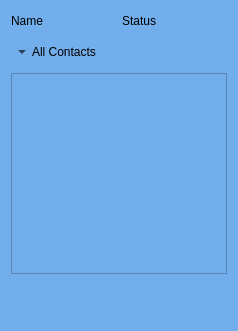
<?xml version="1.0" encoding="UTF-8"?>
<ui version="4.0">
 <class>MobileIM</class>
 <widget class="QWidget" name="MobileIM">
  <property name="geometry">
   <rect>
    <x>0</x>
    <y>0</y>
    <width>230</width>
    <height>331</height>
   </rect>
  </property>
  <property name="palette">
   <palette>
    <active>
     <colorrole role="WindowText">
      <brush brushstyle="SolidPattern">
       <color alpha="255">
        <red>0</red>
        <green>0</green>
        <blue>0</blue>
       </color>
      </brush>
     </colorrole>
     <colorrole role="Button">
      <brush brushstyle="SolidPattern">
       <color alpha="255">
        <red>115</red>
        <green>174</green>
        <blue>236</blue>
       </color>
      </brush>
     </colorrole>
     <colorrole role="Light">
      <brush brushstyle="SolidPattern">
       <color alpha="255">
        <red>224</red>
        <green>239</green>
        <blue>255</blue>
       </color>
      </brush>
     </colorrole>
     <colorrole role="Midlight">
      <brush brushstyle="SolidPattern">
       <color alpha="255">
        <red>169</red>
        <green>206</green>
        <blue>245</blue>
       </color>
      </brush>
     </colorrole>
     <colorrole role="Dark">
      <brush brushstyle="SolidPattern">
       <color alpha="255">
        <red>57</red>
        <green>87</green>
        <blue>118</blue>
       </color>
      </brush>
     </colorrole>
     <colorrole role="Mid">
      <brush brushstyle="SolidPattern">
       <color alpha="255">
        <red>76</red>
        <green>116</green>
        <blue>157</blue>
       </color>
      </brush>
     </colorrole>
     <colorrole role="Text">
      <brush brushstyle="SolidPattern">
       <color alpha="255">
        <red>0</red>
        <green>0</green>
        <blue>0</blue>
       </color>
      </brush>
     </colorrole>
     <colorrole role="BrightText">
      <brush brushstyle="SolidPattern">
       <color alpha="255">
        <red>255</red>
        <green>255</green>
        <blue>255</blue>
       </color>
      </brush>
     </colorrole>
     <colorrole role="ButtonText">
      <brush brushstyle="SolidPattern">
       <color alpha="255">
        <red>0</red>
        <green>0</green>
        <blue>0</blue>
       </color>
      </brush>
     </colorrole>
     <colorrole role="Base">
      <brush brushstyle="SolidPattern">
       <color alpha="255">
        <red>255</red>
        <green>255</green>
        <blue>255</blue>
       </color>
      </brush>
     </colorrole>
     <colorrole role="Window">
      <brush brushstyle="SolidPattern">
       <color alpha="255">
        <red>115</red>
        <green>174</green>
        <blue>236</blue>
       </color>
      </brush>
     </colorrole>
     <colorrole role="Shadow">
      <brush brushstyle="SolidPattern">
       <color alpha="255">
        <red>0</red>
        <green>0</green>
        <blue>0</blue>
       </color>
      </brush>
     </colorrole>
     <colorrole role="AlternateBase">
      <brush brushstyle="SolidPattern">
       <color alpha="255">
        <red>185</red>
        <green>214</green>
        <blue>245</blue>
       </color>
      </brush>
     </colorrole>
     <colorrole role="ToolTipBase">
      <brush brushstyle="SolidPattern">
       <color alpha="255">
        <red>255</red>
        <green>255</green>
        <blue>220</blue>
       </color>
      </brush>
     </colorrole>
     <colorrole role="ToolTipText">
      <brush brushstyle="SolidPattern">
       <color alpha="255">
        <red>0</red>
        <green>0</green>
        <blue>0</blue>
       </color>
      </brush>
     </colorrole>
    </active>
    <inactive>
     <colorrole role="WindowText">
      <brush brushstyle="SolidPattern">
       <color alpha="255">
        <red>0</red>
        <green>0</green>
        <blue>0</blue>
       </color>
      </brush>
     </colorrole>
     <colorrole role="Button">
      <brush brushstyle="SolidPattern">
       <color alpha="255">
        <red>115</red>
        <green>174</green>
        <blue>236</blue>
       </color>
      </brush>
     </colorrole>
     <colorrole role="Light">
      <brush brushstyle="SolidPattern">
       <color alpha="255">
        <red>224</red>
        <green>239</green>
        <blue>255</blue>
       </color>
      </brush>
     </colorrole>
     <colorrole role="Midlight">
      <brush brushstyle="SolidPattern">
       <color alpha="255">
        <red>169</red>
        <green>206</green>
        <blue>245</blue>
       </color>
      </brush>
     </colorrole>
     <colorrole role="Dark">
      <brush brushstyle="SolidPattern">
       <color alpha="255">
        <red>57</red>
        <green>87</green>
        <blue>118</blue>
       </color>
      </brush>
     </colorrole>
     <colorrole role="Mid">
      <brush brushstyle="SolidPattern">
       <color alpha="255">
        <red>76</red>
        <green>116</green>
        <blue>157</blue>
       </color>
      </brush>
     </colorrole>
     <colorrole role="Text">
      <brush brushstyle="SolidPattern">
       <color alpha="255">
        <red>0</red>
        <green>0</green>
        <blue>0</blue>
       </color>
      </brush>
     </colorrole>
     <colorrole role="BrightText">
      <brush brushstyle="SolidPattern">
       <color alpha="255">
        <red>255</red>
        <green>255</green>
        <blue>255</blue>
       </color>
      </brush>
     </colorrole>
     <colorrole role="ButtonText">
      <brush brushstyle="SolidPattern">
       <color alpha="255">
        <red>0</red>
        <green>0</green>
        <blue>0</blue>
       </color>
      </brush>
     </colorrole>
     <colorrole role="Base">
      <brush brushstyle="SolidPattern">
       <color alpha="255">
        <red>255</red>
        <green>255</green>
        <blue>255</blue>
       </color>
      </brush>
     </colorrole>
     <colorrole role="Window">
      <brush brushstyle="SolidPattern">
       <color alpha="255">
        <red>115</red>
        <green>174</green>
        <blue>236</blue>
       </color>
      </brush>
     </colorrole>
     <colorrole role="Shadow">
      <brush brushstyle="SolidPattern">
       <color alpha="255">
        <red>0</red>
        <green>0</green>
        <blue>0</blue>
       </color>
      </brush>
     </colorrole>
     <colorrole role="AlternateBase">
      <brush brushstyle="SolidPattern">
       <color alpha="255">
        <red>185</red>
        <green>214</green>
        <blue>245</blue>
       </color>
      </brush>
     </colorrole>
     <colorrole role="ToolTipBase">
      <brush brushstyle="SolidPattern">
       <color alpha="255">
        <red>255</red>
        <green>255</green>
        <blue>220</blue>
       </color>
      </brush>
     </colorrole>
     <colorrole role="ToolTipText">
      <brush brushstyle="SolidPattern">
       <color alpha="255">
        <red>0</red>
        <green>0</green>
        <blue>0</blue>
       </color>
      </brush>
     </colorrole>
    </inactive>
    <disabled>
     <colorrole role="WindowText">
      <brush brushstyle="SolidPattern">
       <color alpha="255">
        <red>57</red>
        <green>87</green>
        <blue>118</blue>
       </color>
      </brush>
     </colorrole>
     <colorrole role="Button">
      <brush brushstyle="SolidPattern">
       <color alpha="255">
        <red>115</red>
        <green>174</green>
        <blue>236</blue>
       </color>
      </brush>
     </colorrole>
     <colorrole role="Light">
      <brush brushstyle="SolidPattern">
       <color alpha="255">
        <red>224</red>
        <green>239</green>
        <blue>255</blue>
       </color>
      </brush>
     </colorrole>
     <colorrole role="Midlight">
      <brush brushstyle="SolidPattern">
       <color alpha="255">
        <red>169</red>
        <green>206</green>
        <blue>245</blue>
       </color>
      </brush>
     </colorrole>
     <colorrole role="Dark">
      <brush brushstyle="SolidPattern">
       <color alpha="255">
        <red>57</red>
        <green>87</green>
        <blue>118</blue>
       </color>
      </brush>
     </colorrole>
     <colorrole role="Mid">
      <brush brushstyle="SolidPattern">
       <color alpha="255">
        <red>76</red>
        <green>116</green>
        <blue>157</blue>
       </color>
      </brush>
     </colorrole>
     <colorrole role="Text">
      <brush brushstyle="SolidPattern">
       <color alpha="255">
        <red>57</red>
        <green>87</green>
        <blue>118</blue>
       </color>
      </brush>
     </colorrole>
     <colorrole role="BrightText">
      <brush brushstyle="SolidPattern">
       <color alpha="255">
        <red>255</red>
        <green>255</green>
        <blue>255</blue>
       </color>
      </brush>
     </colorrole>
     <colorrole role="ButtonText">
      <brush brushstyle="SolidPattern">
       <color alpha="255">
        <red>57</red>
        <green>87</green>
        <blue>118</blue>
       </color>
      </brush>
     </colorrole>
     <colorrole role="Base">
      <brush brushstyle="SolidPattern">
       <color alpha="255">
        <red>115</red>
        <green>174</green>
        <blue>236</blue>
       </color>
      </brush>
     </colorrole>
     <colorrole role="Window">
      <brush brushstyle="SolidPattern">
       <color alpha="255">
        <red>115</red>
        <green>174</green>
        <blue>236</blue>
       </color>
      </brush>
     </colorrole>
     <colorrole role="Shadow">
      <brush brushstyle="SolidPattern">
       <color alpha="255">
        <red>0</red>
        <green>0</green>
        <blue>0</blue>
       </color>
      </brush>
     </colorrole>
     <colorrole role="AlternateBase">
      <brush brushstyle="SolidPattern">
       <color alpha="255">
        <red>115</red>
        <green>174</green>
        <blue>236</blue>
       </color>
      </brush>
     </colorrole>
     <colorrole role="ToolTipBase">
      <brush brushstyle="SolidPattern">
       <color alpha="255">
        <red>255</red>
        <green>255</green>
        <blue>220</blue>
       </color>
      </brush>
     </colorrole>
     <colorrole role="ToolTipText">
      <brush brushstyle="SolidPattern">
       <color alpha="255">
        <red>0</red>
        <green>0</green>
        <blue>0</blue>
       </color>
      </brush>
     </colorrole>
    </disabled>
   </palette>
  </property>
  <property name="windowTitle">
   <string>MobileIM</string>
  </property>
  <layout class="QGridLayout" name="gridLayout_2">
   <item row="0" column="0">
    <layout class="QGridLayout" name="gridLayout">
     <item row="0" column="0">
      <widget class="QLabel" name="labname">
       <property name="minimumSize">
        <size>
         <width>105</width>
         <height>20</height>
        </size>
       </property>
       <property name="maximumSize">
        <size>
         <width>105</width>
         <height>20</height>
        </size>
       </property>
       <property name="text">
        <string>Name</string>
       </property>
      </widget>
     </item>
     <item row="0" column="1">
      <widget class="QLabel" name="labstatus">
       <property name="minimumSize">
        <size>
         <width>105</width>
         <height>20</height>
        </size>
       </property>
       <property name="maximumSize">
        <size>
         <width>105</width>
         <height>20</height>
        </size>
       </property>
       <property name="text">
        <string>Status</string>
       </property>
      </widget>
     </item>
    </layout>
   </item>
   <item row="1" column="0">
    <layout class="QGridLayout" name="gridLayout_3">
     <item row="0" column="0">
      <widget class="QToolButton" name="tballcontacts">
       <property name="minimumSize">
        <size>
         <width>210</width>
         <height>30</height>
        </size>
       </property>
       <property name="maximumSize">
        <size>
         <width>210</width>
         <height>30</height>
        </size>
       </property>
       <property name="palette">
        <palette>
         <active>
          <colorrole role="Base">
           <brush brushstyle="SolidPattern">
            <color alpha="255">
             <red>115</red>
             <green>174</green>
             <blue>236</blue>
            </color>
           </brush>
          </colorrole>
         </active>
         <inactive>
          <colorrole role="Base">
           <brush brushstyle="SolidPattern">
            <color alpha="255">
             <red>115</red>
             <green>174</green>
             <blue>236</blue>
            </color>
           </brush>
          </colorrole>
         </inactive>
         <disabled>
          <colorrole role="Base">
           <brush brushstyle="SolidPattern">
            <color alpha="255">
             <red>115</red>
             <green>174</green>
             <blue>236</blue>
            </color>
           </brush>
          </colorrole>
         </disabled>
        </palette>
       </property>
       <property name="layoutDirection">
        <enum>Qt::LeftToRight</enum>
       </property>
       <property name="text">
        <string>All Contacts</string>
       </property>
       <property name="toolButtonStyle">
        <enum>Qt::ToolButtonTextBesideIcon</enum>
       </property>
       <property name="autoRaise">
        <bool>true</bool>
       </property>
       <property name="arrowType">
        <enum>Qt::DownArrow</enum>
       </property>
      </widget>
     </item>
     <item row="1" column="0">
      <widget class="QListWidget" name="listWidget">
       <property name="palette">
        <palette>
         <active>
          <colorrole role="WindowText">
           <brush brushstyle="SolidPattern">
            <color alpha="255">
             <red>0</red>
             <green>0</green>
             <blue>0</blue>
            </color>
           </brush>
          </colorrole>
          <colorrole role="Button">
           <brush brushstyle="SolidPattern">
            <color alpha="255">
             <red>115</red>
             <green>174</green>
             <blue>236</blue>
            </color>
           </brush>
          </colorrole>
          <colorrole role="Light">
           <brush brushstyle="SolidPattern">
            <color alpha="255">
             <red>224</red>
             <green>239</green>
             <blue>255</blue>
            </color>
           </brush>
          </colorrole>
          <colorrole role="Midlight">
           <brush brushstyle="SolidPattern">
            <color alpha="255">
             <red>169</red>
             <green>206</green>
             <blue>245</blue>
            </color>
           </brush>
          </colorrole>
          <colorrole role="Dark">
           <brush brushstyle="SolidPattern">
            <color alpha="255">
             <red>57</red>
             <green>87</green>
             <blue>118</blue>
            </color>
           </brush>
          </colorrole>
          <colorrole role="Mid">
           <brush brushstyle="SolidPattern">
            <color alpha="255">
             <red>76</red>
             <green>116</green>
             <blue>157</blue>
            </color>
           </brush>
          </colorrole>
          <colorrole role="Text">
           <brush brushstyle="SolidPattern">
            <color alpha="255">
             <red>0</red>
             <green>0</green>
             <blue>0</blue>
            </color>
           </brush>
          </colorrole>
          <colorrole role="BrightText">
           <brush brushstyle="SolidPattern">
            <color alpha="255">
             <red>255</red>
             <green>255</green>
             <blue>255</blue>
            </color>
           </brush>
          </colorrole>
          <colorrole role="ButtonText">
           <brush brushstyle="SolidPattern">
            <color alpha="255">
             <red>0</red>
             <green>0</green>
             <blue>0</blue>
            </color>
           </brush>
          </colorrole>
          <colorrole role="Base">
           <brush brushstyle="SolidPattern">
            <color alpha="255">
             <red>115</red>
             <green>174</green>
             <blue>236</blue>
            </color>
           </brush>
          </colorrole>
          <colorrole role="Window">
           <brush brushstyle="SolidPattern">
            <color alpha="255">
             <red>115</red>
             <green>174</green>
             <blue>236</blue>
            </color>
           </brush>
          </colorrole>
          <colorrole role="Shadow">
           <brush brushstyle="SolidPattern">
            <color alpha="255">
             <red>0</red>
             <green>0</green>
             <blue>0</blue>
            </color>
           </brush>
          </colorrole>
          <colorrole role="AlternateBase">
           <brush brushstyle="SolidPattern">
            <color alpha="255">
             <red>185</red>
             <green>214</green>
             <blue>245</blue>
            </color>
           </brush>
          </colorrole>
          <colorrole role="ToolTipBase">
           <brush brushstyle="SolidPattern">
            <color alpha="255">
             <red>255</red>
             <green>255</green>
             <blue>220</blue>
            </color>
           </brush>
          </colorrole>
          <colorrole role="ToolTipText">
           <brush brushstyle="SolidPattern">
            <color alpha="255">
             <red>0</red>
             <green>0</green>
             <blue>0</blue>
            </color>
           </brush>
          </colorrole>
         </active>
         <inactive>
          <colorrole role="WindowText">
           <brush brushstyle="SolidPattern">
            <color alpha="255">
             <red>0</red>
             <green>0</green>
             <blue>0</blue>
            </color>
           </brush>
          </colorrole>
          <colorrole role="Button">
           <brush brushstyle="SolidPattern">
            <color alpha="255">
             <red>115</red>
             <green>174</green>
             <blue>236</blue>
            </color>
           </brush>
          </colorrole>
          <colorrole role="Light">
           <brush brushstyle="SolidPattern">
            <color alpha="255">
             <red>224</red>
             <green>239</green>
             <blue>255</blue>
            </color>
           </brush>
          </colorrole>
          <colorrole role="Midlight">
           <brush brushstyle="SolidPattern">
            <color alpha="255">
             <red>169</red>
             <green>206</green>
             <blue>245</blue>
            </color>
           </brush>
          </colorrole>
          <colorrole role="Dark">
           <brush brushstyle="SolidPattern">
            <color alpha="255">
             <red>57</red>
             <green>87</green>
             <blue>118</blue>
            </color>
           </brush>
          </colorrole>
          <colorrole role="Mid">
           <brush brushstyle="SolidPattern">
            <color alpha="255">
             <red>76</red>
             <green>116</green>
             <blue>157</blue>
            </color>
           </brush>
          </colorrole>
          <colorrole role="Text">
           <brush brushstyle="SolidPattern">
            <color alpha="255">
             <red>0</red>
             <green>0</green>
             <blue>0</blue>
            </color>
           </brush>
          </colorrole>
          <colorrole role="BrightText">
           <brush brushstyle="SolidPattern">
            <color alpha="255">
             <red>255</red>
             <green>255</green>
             <blue>255</blue>
            </color>
           </brush>
          </colorrole>
          <colorrole role="ButtonText">
           <brush brushstyle="SolidPattern">
            <color alpha="255">
             <red>0</red>
             <green>0</green>
             <blue>0</blue>
            </color>
           </brush>
          </colorrole>
          <colorrole role="Base">
           <brush brushstyle="SolidPattern">
            <color alpha="255">
             <red>115</red>
             <green>174</green>
             <blue>236</blue>
            </color>
           </brush>
          </colorrole>
          <colorrole role="Window">
           <brush brushstyle="SolidPattern">
            <color alpha="255">
             <red>115</red>
             <green>174</green>
             <blue>236</blue>
            </color>
           </brush>
          </colorrole>
          <colorrole role="Shadow">
           <brush brushstyle="SolidPattern">
            <color alpha="255">
             <red>0</red>
             <green>0</green>
             <blue>0</blue>
            </color>
           </brush>
          </colorrole>
          <colorrole role="AlternateBase">
           <brush brushstyle="SolidPattern">
            <color alpha="255">
             <red>185</red>
             <green>214</green>
             <blue>245</blue>
            </color>
           </brush>
          </colorrole>
          <colorrole role="ToolTipBase">
           <brush brushstyle="SolidPattern">
            <color alpha="255">
             <red>255</red>
             <green>255</green>
             <blue>220</blue>
            </color>
           </brush>
          </colorrole>
          <colorrole role="ToolTipText">
           <brush brushstyle="SolidPattern">
            <color alpha="255">
             <red>0</red>
             <green>0</green>
             <blue>0</blue>
            </color>
           </brush>
          </colorrole>
         </inactive>
         <disabled>
          <colorrole role="WindowText">
           <brush brushstyle="SolidPattern">
            <color alpha="255">
             <red>57</red>
             <green>87</green>
             <blue>118</blue>
            </color>
           </brush>
          </colorrole>
          <colorrole role="Button">
           <brush brushstyle="SolidPattern">
            <color alpha="255">
             <red>115</red>
             <green>174</green>
             <blue>236</blue>
            </color>
           </brush>
          </colorrole>
          <colorrole role="Light">
           <brush brushstyle="SolidPattern">
            <color alpha="255">
             <red>224</red>
             <green>239</green>
             <blue>255</blue>
            </color>
           </brush>
          </colorrole>
          <colorrole role="Midlight">
           <brush brushstyle="SolidPattern">
            <color alpha="255">
             <red>169</red>
             <green>206</green>
             <blue>245</blue>
            </color>
           </brush>
          </colorrole>
          <colorrole role="Dark">
           <brush brushstyle="SolidPattern">
            <color alpha="255">
             <red>57</red>
             <green>87</green>
             <blue>118</blue>
            </color>
           </brush>
          </colorrole>
          <colorrole role="Mid">
           <brush brushstyle="SolidPattern">
            <color alpha="255">
             <red>76</red>
             <green>116</green>
             <blue>157</blue>
            </color>
           </brush>
          </colorrole>
          <colorrole role="Text">
           <brush brushstyle="SolidPattern">
            <color alpha="255">
             <red>57</red>
             <green>87</green>
             <blue>118</blue>
            </color>
           </brush>
          </colorrole>
          <colorrole role="BrightText">
           <brush brushstyle="SolidPattern">
            <color alpha="255">
             <red>255</red>
             <green>255</green>
             <blue>255</blue>
            </color>
           </brush>
          </colorrole>
          <colorrole role="ButtonText">
           <brush brushstyle="SolidPattern">
            <color alpha="255">
             <red>57</red>
             <green>87</green>
             <blue>118</blue>
            </color>
           </brush>
          </colorrole>
          <colorrole role="Base">
           <brush brushstyle="SolidPattern">
            <color alpha="255">
             <red>115</red>
             <green>174</green>
             <blue>236</blue>
            </color>
           </brush>
          </colorrole>
          <colorrole role="Window">
           <brush brushstyle="SolidPattern">
            <color alpha="255">
             <red>115</red>
             <green>174</green>
             <blue>236</blue>
            </color>
           </brush>
          </colorrole>
          <colorrole role="Shadow">
           <brush brushstyle="SolidPattern">
            <color alpha="255">
             <red>0</red>
             <green>0</green>
             <blue>0</blue>
            </color>
           </brush>
          </colorrole>
          <colorrole role="AlternateBase">
           <brush brushstyle="SolidPattern">
            <color alpha="255">
             <red>115</red>
             <green>174</green>
             <blue>236</blue>
            </color>
           </brush>
          </colorrole>
          <colorrole role="ToolTipBase">
           <brush brushstyle="SolidPattern">
            <color alpha="255">
             <red>255</red>
             <green>255</green>
             <blue>220</blue>
            </color>
           </brush>
          </colorrole>
          <colorrole role="ToolTipText">
           <brush brushstyle="SolidPattern">
            <color alpha="255">
             <red>0</red>
             <green>0</green>
             <blue>0</blue>
            </color>
           </brush>
          </colorrole>
         </disabled>
        </palette>
       </property>
       <property name="contextMenuPolicy">
        <enum>Qt::DefaultContextMenu</enum>
       </property>
       <property name="frameShape">
        <enum>QFrame::StyledPanel</enum>
       </property>
      </widget>
     </item>
    </layout>
   </item>
   <item row="2" column="0">
    <layout class="QHBoxLayout" name="horizontalLayout">
     <item>
      <widget class="QPushButton" name="pbmenu">
       <property name="minimumSize">
        <size>
         <width>40</width>
         <height>40</height>
        </size>
       </property>
       <property name="maximumSize">
        <size>
         <width>40</width>
         <height>40</height>
        </size>
       </property>
       <property name="palette">
        <palette>
         <active>
          <colorrole role="Base">
           <brush brushstyle="SolidPattern">
            <color alpha="255">
             <red>115</red>
             <green>174</green>
             <blue>236</blue>
            </color>
           </brush>
          </colorrole>
         </active>
         <inactive>
          <colorrole role="Base">
           <brush brushstyle="SolidPattern">
            <color alpha="255">
             <red>115</red>
             <green>174</green>
             <blue>236</blue>
            </color>
           </brush>
          </colorrole>
         </inactive>
         <disabled>
          <colorrole role="Base">
           <brush brushstyle="SolidPattern">
            <color alpha="255">
             <red>115</red>
             <green>174</green>
             <blue>236</blue>
            </color>
           </brush>
          </colorrole>
         </disabled>
        </palette>
       </property>
       <property name="text">
        <string/>
       </property>
       <property name="icon">
        <iconset resource="tubiao.qrc">
         <normaloff>:/newPrefix/207.png</normaloff>:/newPrefix/207.png</iconset>
       </property>
       <property name="iconSize">
        <size>
         <width>40</width>
         <height>40</height>
        </size>
       </property>
       <property name="flat">
        <bool>true</bool>
       </property>
      </widget>
     </item>
     <item>
      <spacer name="horizontalSpacer">
       <property name="orientation">
        <enum>Qt::Horizontal</enum>
       </property>
       <property name="sizeHint" stdset="0">
        <size>
         <width>40</width>
         <height>20</height>
        </size>
       </property>
      </spacer>
     </item>
    </layout>
   </item>
  </layout>
 </widget>
 <layoutdefault spacing="6" margin="11"/>
 <resources>
  <include location="tubiao.qrc"/>
 </resources>
 <connections/>
</ui>
